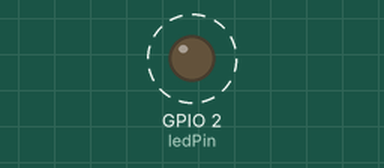
This sketch was run on a simulated ESP8266 (NodeMCU). Parts: output pins drawn as LEDs (lit = HIGH). Dashed ring = blinking. Random numbers use the default seed unless the sketch sets one.

Above: at 0.5 s.
Timing chart, 0 to 4.6 s (numbered marks = the images above):
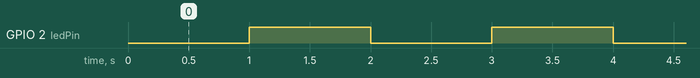

The sketch:

realmtime-nodemcu-snakegame-sketch.ino
```cpp
#include <ESP8266WiFi.h>
#include <ESP8266WebServer.h>
#include <WebSocketsServer.h>

const char* ssid = "MiniProject";
const char* password = "911911911";

const char index_html[] PROGMEM = R"html(
<!DOCTYPE html>
<html>
<head>
  <title>NodeMCU Snake Game</title>
  <style>
    body {
      text-align: center;
      font-family: Arial, sans-serif;
      background-color: #1e3c72;
      color: white;
    }
    canvas {
      border: 3px solid #333;
      background-color: #e0e0e0;
      margin-top: 20px;
    }
    h1 {
      color: #f39c12;
    }
    #score {
      color: #f39c12;
      font-size: 20px;
    }
  </style>
</head>
<body>
  <h1>NodeMCU Snake Game</h1>
  <div id="score">Score: 0 | High Score: 0</div>
  <canvas id="gameCanvas" width="640" height="480"></canvas>
  <script>
    const ws = new WebSocket('ws://192.168.4.1:81');
    const canvas = document.getElementById('gameCanvas');
    const ctx = canvas.getContext('2d');
    const scoreDiv = document.getElementById('score');
    let highScore = 0;
    ws.onmessage = (event) => {
      const gameState = JSON.parse(event.data);
      drawGame(gameState);
      updateScore(gameState.score, gameState.highScore);
    };
    function drawGame(gameState) {
      ctx.clearRect(0, 0, canvas.width, canvas.height);
      ctx.fillStyle = 'green';
      for (let i = 0; i < gameState.snake.length; i++) {
        const segment = gameState.snake[i];
        ctx.fillRect(segment.x * 20, segment.y * 20, 20, 20);
      }
      ctx.fillStyle = 'red';
      ctx.beginPath();
      const foodX = gameState.food.x * 20 + 10;
      const foodY = gameState.food.y * 20 + 10;
      ctx.arc(foodX, foodY, 10, 0, Math.PI * 2);
      ctx.fill();
    }
    function updateScore(score, highScore) {
      scoreDiv.textContent = `Score: ${score} | High Score: ${highScore}`;
    }
  </script>
</body>
</html>
)html";

const char controller_html[] PROGMEM = R"html(
<!DOCTYPE html>
<html>
<head>
  <title>Snake Game Controller</title>
  <style>
    body {
      font-family: 'Arial', sans-serif;
      display: flex;
      justify-content: center;
      align-items: center;
      height: 100vh;
      background: linear-gradient(to bottom, #1e3c72, #2a5298);
      margin: 0;
    }
    .container {
      text-align: center;
      background-color: rgba(255, 255, 255, 0.9);
      border-radius: 15px;
      padding: 40px;
      box-shadow: 0 8px 30px rgba(0, 0, 0, 0.3);
      width: 320px;
    }
    h1 {
      color: #333;
      font-size: 28px;
      margin-bottom: 20px;
    }
    button {
      background-color: #3498db;
      color: white;
      border: none;
      padding: 25px;
      font-size: 24px;
      margin: 10px;
      border-radius: 50%;
      cursor: pointer;
      transition: all 0.3s ease;
      box-shadow: 0 6px 15px rgba(52, 152, 219, 0.3);
    }
    button:hover {
      background-color: #2980b9;
      transform: translateY(-4px);
      box-shadow: 0 8px 20px rgba(52, 152, 219, 0.5);
    }
    button:active {
      transform: translateY(2px);
      box-shadow: 0 3px 10px rgba(52, 152, 219, 0.4);
    }
    .controls {
      display: grid;
      grid-template-columns: repeat(3, 1fr);
      gap: 15px;
      grid-template-rows: 1fr 1fr 1fr;
      margin-top: 20px;
      justify-items: center;
    }
    .controls button {
      width: 80px;
      height: 80px;
    }
    .up {
      grid-column: 2;
      grid-row: 1;
    }
    .down {
      grid-column: 2;
      grid-row: 3;
    }
    .left {
      grid-column: 1;
      grid-row: 2;
    }
    .right {
      grid-column: 3;
      grid-row: 2;
    }
  </style>
</head>
<body>
  <div class="container">
    <h1>Snake Game Controller</h1>
    <div class="controls">
      <button class="up" onclick="sendCommand('up')">&#8593;</button>
      <button class="left" onclick="sendCommand('left')">&#8592;</button>
      <button class="right" onclick="sendCommand('right')">&#8594;</button>
      <button class="down" onclick="sendCommand('down')">&#8595;</button>
    </div>
  </div>
  <script>
    const ws = new WebSocket('ws://192.168.4.1:81');
    function sendCommand(command) {
      ws.send(command);
    }
  </script>
</body>
</html>
)html";

ESP8266WebServer server(80);
WebSocketsServer webSocket(81);

struct SnakeSegment {
  int x, y;
};

SnakeSegment snake[100];
int snakeLength = 1;
int snakeX, snakeY;
int foodX, foodY;
int direction = 1;
int score = 0;
int highScore = 0;

const int ledPin = LED_BUILTIN;

void setup() {
  Serial.begin(115200);
  WiFi.softAP(ssid, password);
  pinMode(ledPin, OUTPUT);
  server.on("/", HTTP_GET, []() {
    server.send(200, "text/html", index_html);
  });
  server.on("/controller", HTTP_GET, []() {
    server.send(200, "text/html", controller_html);
  });
  server.begin();
  webSocket.begin();
  webSocket.onEvent(onWebSocketEvent);
  snakeX = 10;
  snakeY = 10;
  generateFood();
}

void loop() {
  server.handleClient();
  webSocket.loop();
  unsigned long currentMillis = millis();
  static unsigned long previousMillis = 0;
  const long interval = 16;
  if (currentMillis - previousMillis >= interval) {
    previousMillis = currentMillis;
    updateGame();
    sendGameState();
  }
  blinkLED();
}

void updateGame() {
  static unsigned long lastMoveTime = 0;
  unsigned long currentMillis = millis();
  if (currentMillis - lastMoveTime >= 400) {
    lastMoveTime = currentMillis;
    for (int i = snakeLength - 1; i > 0; i--) {
      snake[i].x = snake[i - 1].x;
      snake[i].y = snake[i - 1].y;
    }
    switch (direction) {
      case 1:
        snake[0].x++;
        break;
      case 2:
        snake[0].y++;
        break;
      case 3:
        snake[0].x--;
        break;
      case 4:
        snake[0].y--;
        break;
    }
    if (snake[0].x == foodX && snake[0].y == foodY) {
      snakeLength++;
      score++;
      if (score > highScore) {
        highScore = score;
      }
      generateFood();
    }
    for (int i = 1; i < snakeLength; i++) {
      if (snake[0].x == snake[i].x && snake[0].y == snake[i].y) {
        resetGame();
      }
    }
    if (snake[0].x < 0 || snake[0].x >= 32 || snake[0].y < 0 || snake[0].y >= 24) {
      resetGame();
    }
  }
}

void generateFood() {
  foodX = random(0, 32);
  foodY = random(0, 24);
}

void resetGame() {
  score = 0;
  snakeLength = 1;
  snake[0].x = 10;
  snake[0].y = 10;
  generateFood();
}

void sendGameState() {
  String gameState = "{\"snake\":[";
  for (int i = 0; i < snakeLength; i++) {
    gameState += "{\"x\":" + String(snake[i].x) + ",\"y\":" + String(snake[i].y) + "}";
    if (i < snakeLength - 1) {
      gameState += ",";
    }
  }
  gameState += "],\"food\":{\"x\":" + String(foodX) + ",\"y\":" + String(foodY) + "},";
  gameState += "\"score\":" + String(score) + ",";
  gameState += "\"highScore\":" + String(highScore) + "}";
  webSocket.broadcastTXT(gameState);
}

void blinkLED() {
  static unsigned long lastBlinkTime = 0;
  static bool ledState = LOW;
  unsigned long currentMillis = millis();
  if (currentMillis - lastBlinkTime >= 1000) {
    ledState = !ledState;
    digitalWrite(ledPin, ledState);
    lastBlinkTime = currentMillis;
  }
}

void onWebSocketEvent(uint8_t num, WStype_t type, uint8_t *payload, size_t length) {
  if (type == WStype_TEXT) {
    String command = String((char*)payload);
    if (command == "up") {
      direction = 4;
    } else if (command == "down") {
      direction = 2;
    } else if (command == "left") {
      direction = 3;
    } else if (command == "right") {
      direction = 1;
    }
  }
}
```

Measured:
- by itself, GPIO 2 (ledPin): alternates HIGH for 1.0 s and LOW for 1.0 s
